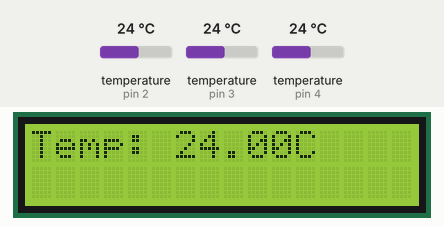
The sketch below on a simulated Arduino Nano, built with avr-gcc and run on an emulated ATmega328P. Shown: 16×2 character LCD. The test bench sets the inputs (shaded band); at power-on: temperature (sensors on pin 2, pin 3, pin 4) 24 °C.

Above: at 3.4 s.
3.5 s: temperature (sensor on pin 2) set to 12 °C
At 8.6 s:
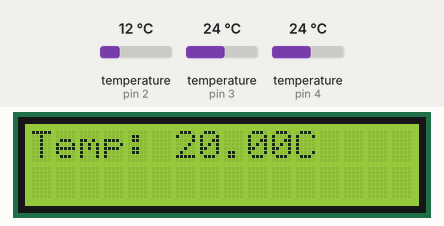
14.9 s: temperature (sensor on pin 3) set to 12 °C
At 19.7 s:
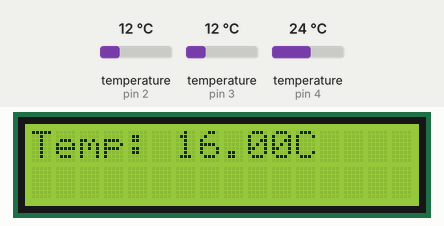
23.2 s: temperature (sensor on pin 4) set to 12 °C
At 25.2 s:
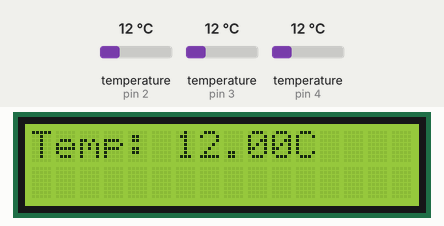
29.4 s: temperature (sensor on pin 2) set to 19 °C
At 35.0 s:
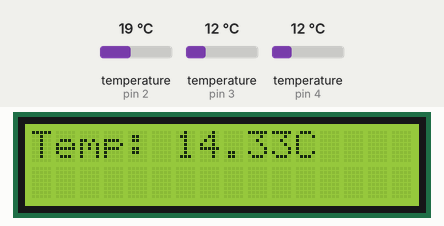
39.1 s: temperature (sensor on pin 3) set to 19 °C
At 40.6 s:
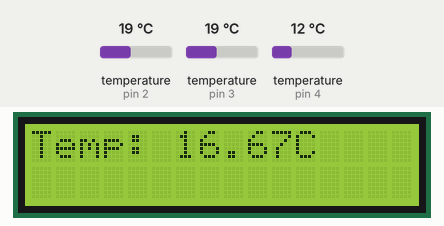
45.3 s: temperature (sensor on pin 4) set to 19 °C
At 51.6 s:
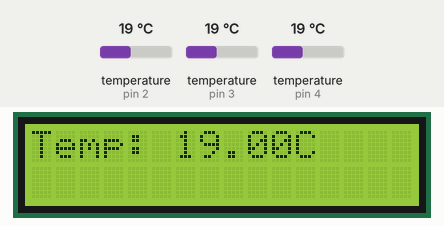
Timing chart, 0 to 53.1 s (numbered marks = the images above; inputs shaded):
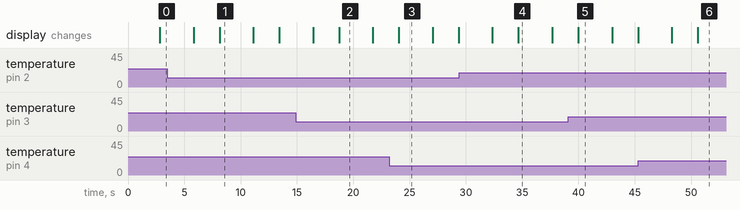

Measured:
- after the input at 3.5 s, the display: first differs from a run without the input after 4.6 s (image 1)
- after the input at 14.9 s, the display: first differs from a run without the input after 3.8 s (image 2)
- after the input at 23.2 s, the display: changes after 0.85 s (image 3)
- after the input at 29.4 s, the display: first differs from a run without the input after 5.3 s (image 4)
- after the input at 39.1 s, the display: changes after 0.88 s (image 5)
- after the input at 45.3 s, the display: first differs from a run without the input after 5.3 s (image 6)
- what the display in image 1 shows lasts 3.0 s, from 8.1 s to 11.1 s

The sketch:

TempSense.ino
```cpp
#include <LiquidCrystal_I2C.h>
#include <OneWire.h>
#include <DallasTemperature.h>

#define SENSOR_PIN1 2  // The Arduino Nano pin connected to DS18B20 sensor's D2 pin
#define SENSOR_PIN2 3  // The Arduino Nano pin connected to DS18B20 sensor's D3 pin
#define SENSOR_PIN3 4  // The Arduino Nano pin connected to DS18B20 sensor's D4 pin
LiquidCrystal_I2C lcd(0x27, 16, 2); // I2C address 0x27, 16 column and 2 rows
OneWire oneWire1(SENSOR_PIN1);         // setup a oneWire instance for sensor A
OneWire oneWire2(SENSOR_PIN2);         // setup a oneWire instance for sensor B
OneWire oneWire3(SENSOR_PIN3);         // setup a oneWire instance for sensor C
DallasTemperature DS18B20_A(&oneWire1); // pass oneWire1 to DallasTemperature library
DallasTemperature DS18B20_B(&oneWire2); // pass oneWire2 to DallasTemperature library
DallasTemperature DS18B20_C(&oneWire3); // pass oneWire3 to DallasTemperature library

float temperature_C1;    // temperature in Celsius for sensor 1
float temperature_C2;    // temperature in Celsius for sensor 2
float temperature_C3;    // temperature in Celsius for sensor 3

void setup() {
  lcd.init(); // Initialize the LCD I2C display
  lcd.backlight(); // Just turns on the screens backlight


  lcd.setCursor(3, 0);          // move cursor to   (3, 0)
  lcd.print("TempSense");        // print message at (3, 0)
  delay(400);
  Serial.begin(9600); // Initialize the Serial to communicate with the Serial Monitor.
  DS18B20_A.begin();    // initialize sensor A
  DS18B20_B.begin();    // initialize sensor B
  DS18B20_C.begin();    // initialize sensor C


}

void loop() {
  DS18B20_A.requestTemperatures();             // send the command to get temperatures from sensor A
  temperature_C1 = DS18B20_A.getTempCByIndex(0);  // read temperature in Celsius

  DS18B20_B.requestTemperatures();             // send the command to get temperatures from sensor B
  temperature_C2 = DS18B20_B.getTempCByIndex(0);  // read temperature in Celsius

  DS18B20_C.requestTemperatures();             // send the command to get temperatures from sensor C
  temperature_C3 = DS18B20_C.getTempCByIndex(0);  // read temperature in Celsius


  lcd.setCursor(0, 0); // sets the lcd cursor to that position

  lcd.print("Temp: "); // prints the word temp(temperature) on the lcd

  lcd.print((temperature_C1 + temperature_C2 + temperature_C3)/3);// prints on the lcd the average value given by the three sensors

  lcd.print("C");// prints 'C' to show that it's in celcious
  delay(3000);

  lcd.clear();
}
```
